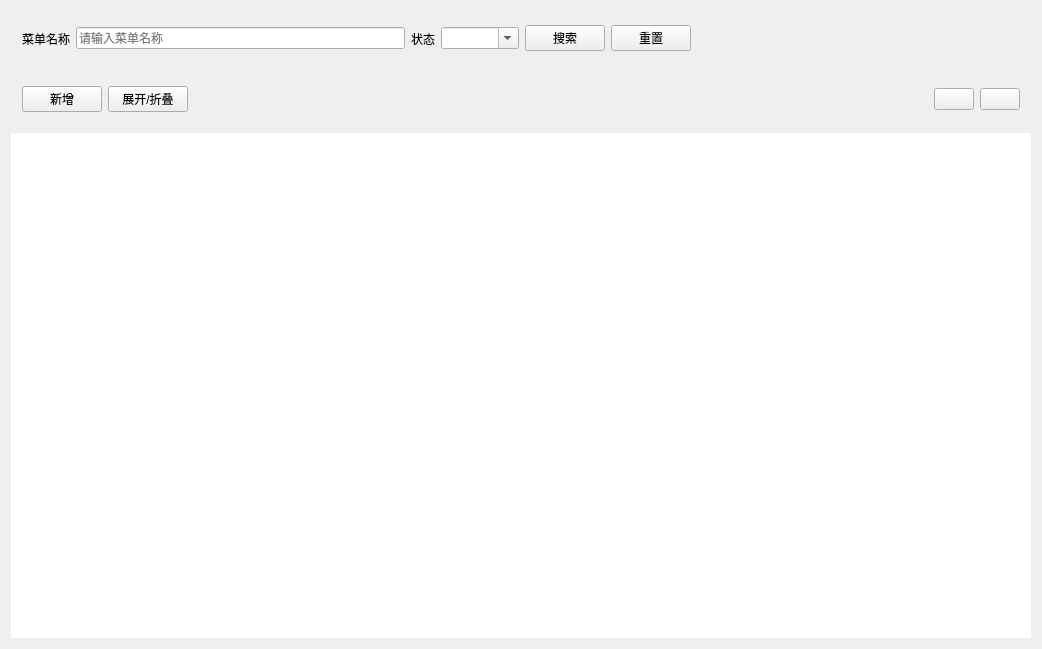
<?xml version="1.0" encoding="UTF-8"?>
<ui version="4.0">
 <class>MenuMgrPageClass</class>
 <widget class="QWidget" name="MenuMgrPageClass">
  <property name="geometry">
   <rect>
    <x>0</x>
    <y>0</y>
    <width>1042</width>
    <height>649</height>
   </rect>
  </property>
  <property name="windowTitle">
   <string>MenuMgrPage</string>
  </property>
  <property name="styleSheet">
   <string notr="true"/>
  </property>
  <layout class="QVBoxLayout" name="verticalLayout">
   <property name="leftMargin">
    <number>0</number>
   </property>
   <property name="topMargin">
    <number>0</number>
   </property>
   <property name="rightMargin">
    <number>0</number>
   </property>
   <property name="bottomMargin">
    <number>0</number>
   </property>
   <item>
    <widget class="QWidget" name="widget" native="true">
     <layout class="QVBoxLayout" name="verticalLayout_2">
      <item>
       <widget class="QWidget" name="searchBar" native="true">
        <property name="minimumSize">
         <size>
          <width>0</width>
          <height>55</height>
         </size>
        </property>
        <property name="maximumSize">
         <size>
          <width>16777215</width>
          <height>55</height>
         </size>
        </property>
        <layout class="QHBoxLayout" name="horizontalLayout_2">
         <item>
          <widget class="QLabel" name="label">
           <property name="text">
            <string>菜单名称</string>
           </property>
          </widget>
         </item>
         <item>
          <widget class="QLineEdit" name="menuNameEdit">
           <property name="placeholderText">
            <string>请输入菜单名称</string>
           </property>
          </widget>
         </item>
         <item>
          <widget class="QLabel" name="label_2">
           <property name="text">
            <string>状态</string>
           </property>
          </widget>
         </item>
         <item>
          <widget class="ComboBox" name="statusCbx">
           <property name="editable">
            <bool>true</bool>
           </property>
           <property name="placeholderText">
            <string>菜单状态</string>
           </property>
           <item>
            <property name="text">
             <string>111</string>
            </property>
           </item>
           <item>
            <property name="text">
             <string>222</string>
            </property>
           </item>
           <item>
            <property name="text">
             <string>222222</string>
            </property>
           </item>
           <item>
            <property name="text">
             <string>333</string>
            </property>
           </item>
          </widget>
         </item>
         <item>
          <widget class="HoverButton" name="searchBtn">
           <property name="text">
            <string>搜索</string>
           </property>
           <property name="icon">
            <iconset resource="../../Resource.qrc">
             <normaloff>:/Resource/icons/svg/search.svg</normaloff>:/Resource/icons/svg/search.svg</iconset>
           </property>
          </widget>
         </item>
         <item>
          <widget class="HoverButton" name="resetBtn">
           <property name="text">
            <string>重置</string>
           </property>
          </widget>
         </item>
         <item>
          <spacer name="horizontalSpacer">
           <property name="orientation">
            <enum>Qt::Orientation::Horizontal</enum>
           </property>
           <property name="sizeHint" stdset="0">
            <size>
             <width>245</width>
             <height>20</height>
            </size>
           </property>
          </spacer>
         </item>
        </layout>
       </widget>
      </item>
      <item>
       <widget class="QWidget" name="toolBar" native="true">
        <property name="minimumSize">
         <size>
          <width>0</width>
          <height>55</height>
         </size>
        </property>
        <property name="maximumSize">
         <size>
          <width>16777215</width>
          <height>55</height>
         </size>
        </property>
        <layout class="QHBoxLayout" name="horizontalLayout_3">
         <item>
          <widget class="PermButton" name="addBtn">
           <property name="text">
            <string>新增</string>
           </property>
          </widget>
         </item>
         <item>
          <widget class="HoverButton" name="expandBtn">
           <property name="text">
            <string>展开/折叠</string>
           </property>
           <property name="checkable">
            <bool>true</bool>
           </property>
          </widget>
         </item>
         <item>
          <spacer name="horizontalSpacer_2">
           <property name="orientation">
            <enum>Qt::Orientation::Horizontal</enum>
           </property>
           <property name="sizeHint" stdset="0">
            <size>
             <width>717</width>
             <height>20</height>
            </size>
           </property>
          </spacer>
         </item>
         <item>
          <widget class="HoverButton" name="hideSearchBarBtn">
           <property name="toolTip">
            <string>隐藏搜索</string>
           </property>
           <property name="text">
            <string/>
           </property>
          </widget>
         </item>
         <item>
          <widget class="HoverButton" name="refreshBtn">
           <property name="toolTip">
            <string>刷新</string>
           </property>
           <property name="text">
            <string/>
           </property>
          </widget>
         </item>
        </layout>
       </widget>
      </item>
      <item>
       <widget class="QWidget" name="displayBar" native="true">
        <layout class="QHBoxLayout" name="horizontalLayout">
         <property name="spacing">
          <number>6</number>
         </property>
         <property name="leftMargin">
          <number>0</number>
         </property>
         <property name="topMargin">
          <number>0</number>
         </property>
         <property name="rightMargin">
          <number>0</number>
         </property>
         <property name="bottomMargin">
          <number>0</number>
         </property>
         <item>
          <widget class="QTreeView" name="menuTreeView">
           <property name="frameShape">
            <enum>QFrame::Shape::NoFrame</enum>
           </property>
          </widget>
         </item>
        </layout>
       </widget>
      </item>
     </layout>
    </widget>
   </item>
  </layout>
 </widget>
 <layoutdefault spacing="6" margin="11"/>
 <customwidgets>
  <customwidget>
   <class>HoverButton</class>
   <extends>QPushButton</extends>
   <header>common/widgets/HoverButton.h</header>
  </customwidget>
  <customwidget>
   <class>ComboBox</class>
   <extends>QComboBox</extends>
   <header>common/widgets/ComboBox.h</header>
  </customwidget>
  <customwidget>
   <class>PermButton</class>
   <extends>QPushButton</extends>
   <header>common/widgets/PermButton.h</header>
  </customwidget>
 </customwidgets>
 <resources>
  <include location="../../Resource.qrc"/>
 </resources>
 <connections/>
</ui>
